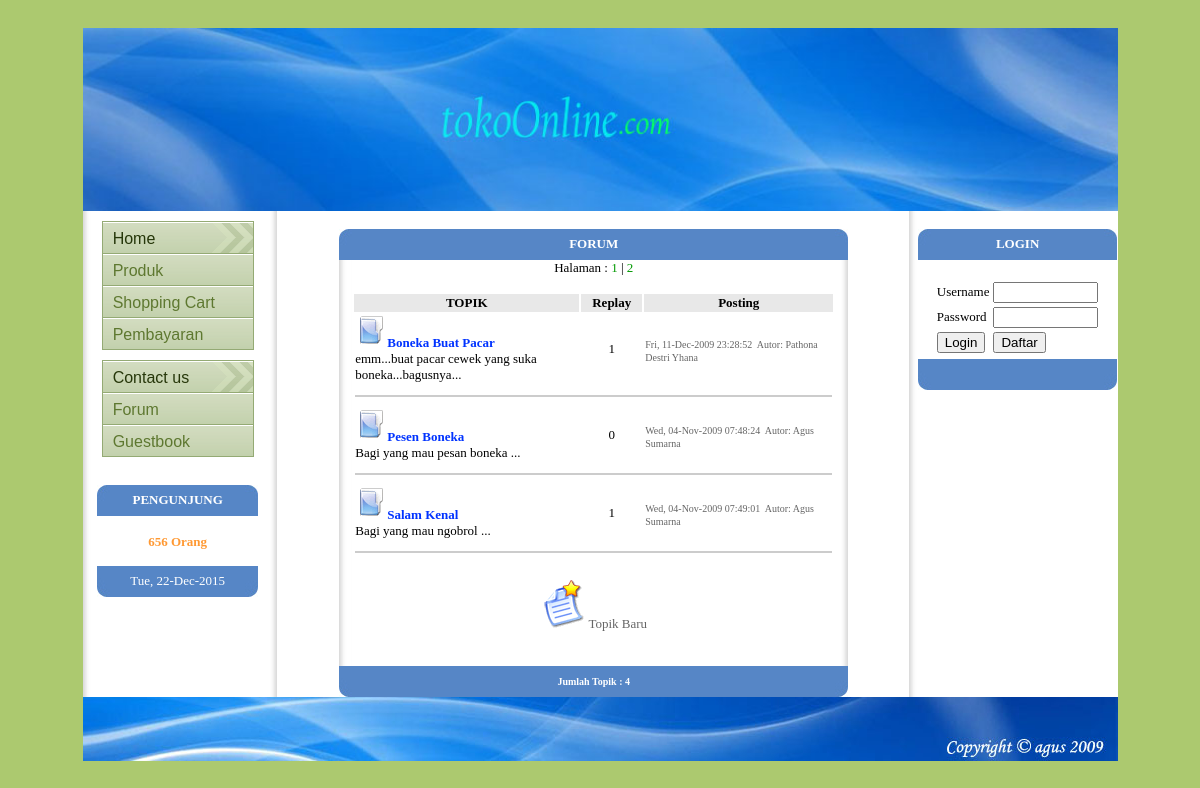
The app's page /index.php?page=4 with its own data.
### tables this page shows
CREATE TABLE `forum` (
  `ID_topik` int(5) NOT NULL auto_increment,
  `nama` varchar(50) NOT NULL,
  `email` varchar(50) NOT NULL,
  `topik` varchar(255) NOT NULL,
  `isi` text NOT NULL,
  `ID_replay` int(5) NOT NULL,
  `tanggal` varchar(30) NOT NULL,
  PRIMARY KEY  (`ID_topik`)
);

### forum.php (the view, shortened to what this page needs)
<html><br>
<table width="40%" border="0" cellpadding="0" cellspacing="0" bordercolor="#99CC99" align="center">
  <tr>
	<td width="3%" align="right"><img src="./img/kiri.jpg"></td>
	<td width="95%" bgcolor="#5686c6" ><div align="center"><strong><font face="verdana" size="2" color="#FFFFFF">FORUM</font></strong></div></td>
	<td width="2%"><img src="./img/kanan.jpg"></td>
  </tr>
  <tr>
	<td background="./img/b-kiri.jpg">&nbsp;</td>
	<td width="300" height="200">
	<?
		include "include/conn.php";
		?>
              <p align="center"><font face="verdana" size="2">
                <?
		$query=mysql_db_query($db,"select * from forum where ID_replay=0 order by tanggal asc",$koneksi);
		$get_pages=mysql_num_rows($query);
		if ($get_pages>$entries)
		{
			echo "Halaman : ";
			$pages=1;
			while($pages<=ceil($get_pages/$entries))
			{
				if ($pages!=1)
				{
					echo " | ";
				}
			?>
                <a href="index.php?page=4&id=<? echo ($pages-1); ?> " style="text-decoration:none"><font size="2" face="verdana" color="#009900"><? echo $pages; ?></font></a>
                <?
					$pages++;
			}
		}else{
			$pages=0;
		}
		?>
              </font></p>
          <?
		$page=(int)$_GET['id'];
		$offset=$page*$entries;
		$result=mysql_db_query($db,"select * from forum where ID_replay=0 order by tanggal asc limit $offset,$entries",$koneksi);
		$jumlah=mysql_num_rows($query);
		if ($jumlah){
			?>
          <table width="483" height="89"   border="0" align="center">
                <tr>
                  <td width="223" bgcolor="#e8e8e8"><div align="center"><b><font face="verdana" size="2">TOPIK</font></b></div></td>
                  <td width="59" bgcolor="#e8e8e8"><div align="center"><b><font face="verdana" size="2">Replay</font></b></div></td>
                  <td width="187" bgcolor="#e8e8e8"><div align="center"><b><font face="verdana" size="2">Posting</font></b></div></td>
                </tr>
                <?
			while ($row=mysql_fetch_array($result))
			{
				$ID_topik=$row[0];
				$nama=$row[1];
				$topik=$row[3];
				$isi=$row[4];
				$tanggal=$row[6];
				$replay=mysql_db_query($db,"select * from forum where ID_replay='$ID_topik'",$koneksi);
				$jml=mysql_num_rows($replay);
			?>
                <tr>
                  <td align="left"><b><a href="index.php?page=9&ID_topik=<? echo $ID_topik;?>" style="text-decoration:none "> <img src="./img/forum.gif" border="0"><font face="verdana" size="2" color="#0033FF"><? echo $topik;?></font></a> </b><br>
                      <font face="verdana" size="2"><? echo substr($isi,0,50)."...";?></font> </td>
                  <td align="center"><font face="verdana" size="2"><? echo $jml; ?></font> </td>
                  <td align="left"><font face="verdana" size="-4" color="#666666"><? echo $tanggal; ?></font> <font face="verdana" size="-4" color="#666666">Autor: <? echo $nama; ?> </font> </td>
                </tr>
                <tr>
                  <td colspan="3"><hr color="#CCCCCC"></td>
                </tr>
                <?
			}
			?>
      </table>
          <?
		}else{
			?>
              <p align="center"><font color="#FF0000" face="verdana" size="2"><b>Belum ada data!!</b></font>
                  <?
		}
		?>
	<p align="center"><a href="index.php?page=11" style="text-decoration:none" title="Membuat Topik Baru"><img src="./img/forum.png" border="0"><font face="verdana" size="2" color="#666666">Topik Baru</font></a></p><br></td>
	</td>
	<td background="./img/b-kanan.jpg">&nbsp;</td>
  </tr>
  <tr>
	<td align="right"><img src="./img/kib.jpg"></td>
	<td bgcolor="#5686c6" ><div align="center"><strong><font color="#FFFFFF" face="verdana" size="1">Jumlah Topik : <? echo $jumlah; ?></font></strong></div></td>
	<td><img src="./img/kab.jpg"></td>
  </tr>
</table>
</html>

### records on screen
forum: topik "Boneka Buat Pacar", isi "emm...buat pacar cewek yang suka boneka...bagusnya", jml "1", tanggal "Fri, 11-Dec-2009 23:28:52", nama "Pathona Destri Yhana"
forum: topik "Pesen Boneka", isi "Bagi yang mau pesan boneka", jml "0", tanggal "Wed, 04-Nov-2009 07:48:24", nama "Agus Sumarna"
forum: topik "Salam Kenal", isi "Bagi yang mau ngobrol", jml "1", tanggal "Wed, 04-Nov-2009 07:49:01", nama "Agus Sumarna"

### other values on screen
$visit "656"
$jumlah "4"
